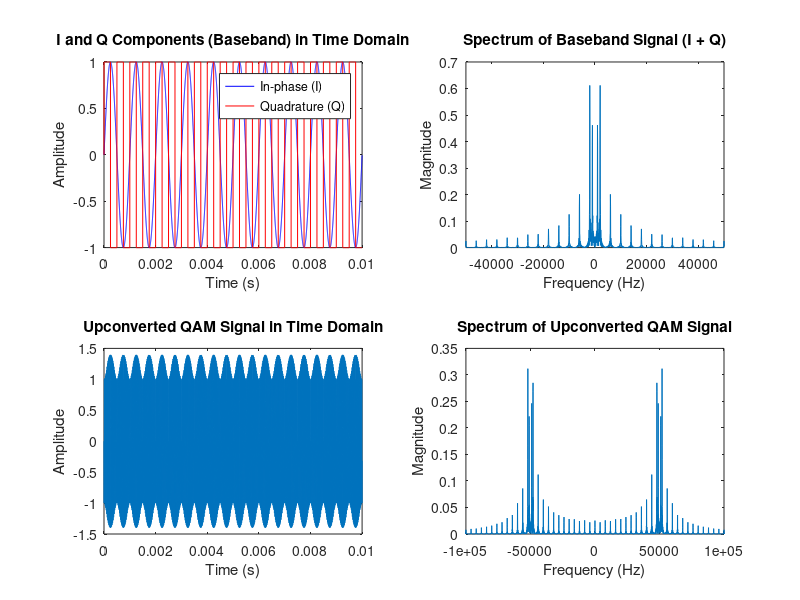
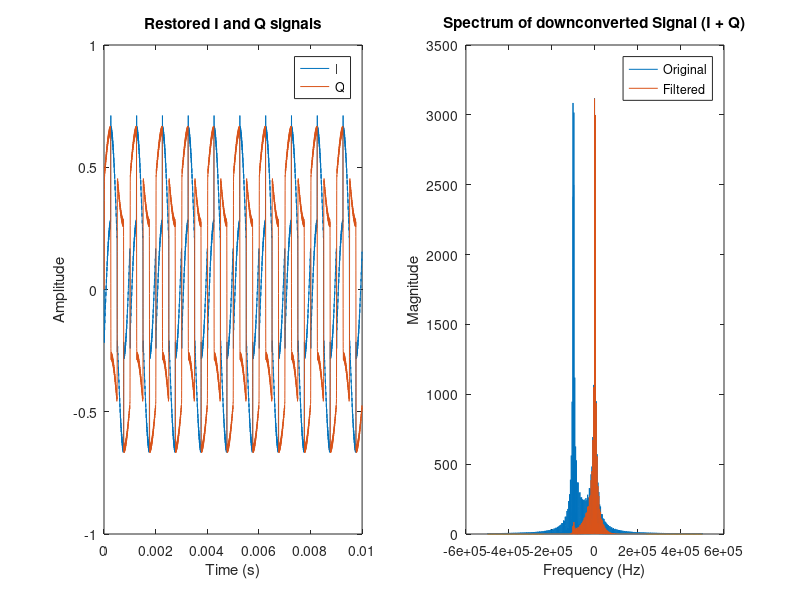

The MATLAB source for these figures, in order:
% This file models two independent I and Q signals, upconverts and downconverts them and then shows restoration of the originals
% One may add some phase offset to see badly restored signals
close all;
fs = 1e6;       % Sampling frequency
N = 10000;      % Number of samples
t = (0:N-1)/fs; % Time vector
fc = 50e3;      % Carrier frequency

% Signals for "imaginary" and "real" part. Here we make them independent.
s1 = sin(2*pi*1000*t);
s2 = sign(sin(2*pi*2000*t));


% Combined complex signal
baseband_signal = s1 + 1j * s2;

% LO signal to upconvert
carrier = exp(1j * 2 * pi * fc * t);


upconverted_signal = baseband_signal .* carrier;

% signal which we physically transmit (only real part)
qam_signal = real(upconverted_signal);

% Some fft parameters
nfft = 2^nextpow2(N);
frequencies = (-nfft/2:nfft/2-1)*(fs/nfft);

% Spectra for plots
baseband_spectrum = fftshift(fft(baseband_signal, nfft));  % Baseband spectrum
qam_spectrum = fftshift(fft(qam_signal, nfft));  % Spectrum of the QAM signal


figure;

% Time Domain Plot: I and Q components
subplot(2, 2, 1);
plot(t, real(baseband_signal), 'b', t, imag(baseband_signal), 'r');
legend('In-phase (I)', 'Quadrature (Q)');
title('I and Q Components (Baseband) in Time Domain');
xlabel('Time (s)');
ylabel('Amplitude');

% Frequency Domain Plot: Spectrum before upconversion
subplot(2, 2, 2);
plot(frequencies, abs(baseband_spectrum)/N);
title('Spectrum of Baseband Signal (I + Q)');
xlabel('Frequency (Hz)');
ylabel('Magnitude');
xlim([-50e3 50e3]);  % Limit the frequency axis to baseband range

% Plot I and Q components after upconversion
subplot(2, 2, 3);
plot(t, qam_signal);
title('Upconverted QAM Signal in Time Domain');
xlabel('Time (s)');
ylabel('Amplitude');

% Frequency Domain Plot: Spectrum after upconversion
subplot(2, 2, 4);
plot(frequencies, abs(qam_spectrum)/N);
title('Spectrum of Upconverted QAM Signal');
xlabel('Frequency (Hz)');
ylabel('Magnitude');
xlim([-100e3 100e3]);  % Limit the frequency axis around the carrier frequency

% phase shift to model signal propagation of LO phase mismatch
qam_signal = qam_signal*exp(1j*pi/8);

%LO signal for downconversion
back_carrier = exp(-1j * 2 * pi * fc * t);
figure;
subplot(1, 2, 2);

% down conversion
downconverted_signal = qam_signal.*back_carrier;

dw_spectrum = fftshift(fft(downconverted_signal, nfft));
plot(frequencies,abs(dw_spectrum));

hold on;
%
windowWidth = 25;
kernel = blackman(windowWidth);
kernel = kernel/sum(kernel);
out = filter(kernel, 1, downconverted_signal);
dw_spectrum = fftshift(fft(out, nfft));
plot(frequencies,abs(dw_spectrum));
legend('Original','Filtered');
title('Spectrum of downconverted Signal (I + Q)');
xlabel('Frequency (Hz)');
ylabel('Magnitude');


subplot(1, 2, 1);
plot(t,real(out));
hold on;
plot(t,imag(out));
legend('I','Q');
title('Restored I and Q signals');
xlabel('Time (s)');
ylabel('Amplitude');
